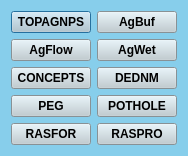
<?xml version="1.0" encoding="UTF-8"?>
<ui version="4.0">
 <class>GeneralControl</class>
 <widget class="QDialog" name="GeneralControl">
  <property name="geometry">
   <rect>
    <x>0</x>
    <y>0</y>
    <width>180</width>
    <height>146</height>
   </rect>
  </property>
  <property name="windowTitle">
   <string>Dialog</string>
  </property>
  <property name="styleSheet">
   <string notr="true">background-color: #87CEEB;</string>
  </property>
  <layout class="QGridLayout" name="gridLayout">
   <item row="1" column="0">
    <widget class="QPushButton" name="pushButton">
     <property name="font">
      <font>
       <weight>75</weight>
       <bold>true</bold>
      </font>
     </property>
     <property name="styleSheet">
      <string notr="true">background-color: #becbd1;</string>
     </property>
     <property name="text">
      <string>TOPAGNPS</string>
     </property>
    </widget>
   </item>
   <item row="3" column="0">
    <widget class="QPushButton" name="pushButton_5">
     <property name="font">
      <font>
       <weight>75</weight>
       <bold>true</bold>
      </font>
     </property>
     <property name="styleSheet">
      <string notr="true">background-color: #becbd1;</string>
     </property>
     <property name="text">
      <string>CONCEPTS</string>
     </property>
    </widget>
   </item>
   <item row="2" column="1">
    <widget class="QPushButton" name="pushButton_4">
     <property name="font">
      <font>
       <weight>75</weight>
       <bold>true</bold>
      </font>
     </property>
     <property name="styleSheet">
      <string notr="true">background-color: #becbd1;</string>
     </property>
     <property name="text">
      <string>AgWet</string>
     </property>
    </widget>
   </item>
   <item row="1" column="1">
    <widget class="QPushButton" name="pushButton_3">
     <property name="font">
      <font>
       <weight>75</weight>
       <bold>true</bold>
      </font>
     </property>
     <property name="styleSheet">
      <string notr="true">background-color: #becbd1;</string>
     </property>
     <property name="text">
      <string>AgBuf</string>
     </property>
    </widget>
   </item>
   <item row="2" column="0">
    <widget class="QPushButton" name="pushButton_9">
     <property name="font">
      <font>
       <weight>75</weight>
       <bold>true</bold>
      </font>
     </property>
     <property name="styleSheet">
      <string notr="true">background-color: #becbd1;</string>
     </property>
     <property name="text">
      <string>AgFlow</string>
     </property>
    </widget>
   </item>
   <item row="7" column="0">
    <widget class="QPushButton" name="pushButton_8">
     <property name="font">
      <font>
       <weight>75</weight>
       <bold>true</bold>
      </font>
     </property>
     <property name="styleSheet">
      <string notr="true">background-color: #becbd1;</string>
     </property>
     <property name="text">
      <string>RASFOR</string>
     </property>
    </widget>
   </item>
   <item row="7" column="1">
    <widget class="QPushButton" name="pushButton_7">
     <property name="font">
      <font>
       <weight>75</weight>
       <bold>true</bold>
      </font>
     </property>
     <property name="styleSheet">
      <string notr="true">background-color: #becbd1;</string>
     </property>
     <property name="text">
      <string>RASPRO</string>
     </property>
    </widget>
   </item>
   <item row="3" column="1">
    <widget class="QPushButton" name="pushButton_10">
     <property name="font">
      <font>
       <weight>75</weight>
       <bold>true</bold>
      </font>
     </property>
     <property name="styleSheet">
      <string notr="true">background-color: #becbd1;</string>
     </property>
     <property name="text">
      <string>DEDNM</string>
     </property>
    </widget>
   </item>
   <item row="4" column="1">
    <widget class="QPushButton" name="pushButton_6">
     <property name="font">
      <font>
       <weight>75</weight>
       <bold>true</bold>
      </font>
     </property>
     <property name="styleSheet">
      <string notr="true">background-color: #becbd1;</string>
     </property>
     <property name="text">
      <string>POTHOLE</string>
     </property>
    </widget>
   </item>
   <item row="4" column="0">
    <widget class="QPushButton" name="pushButton_2">
     <property name="font">
      <font>
       <weight>75</weight>
       <bold>true</bold>
      </font>
     </property>
     <property name="styleSheet">
      <string notr="true">background-color: #becbd1;</string>
     </property>
     <property name="text">
      <string>PEG</string>
     </property>
    </widget>
   </item>
  </layout>
 </widget>
 <resources/>
 <connections/>
</ui>
